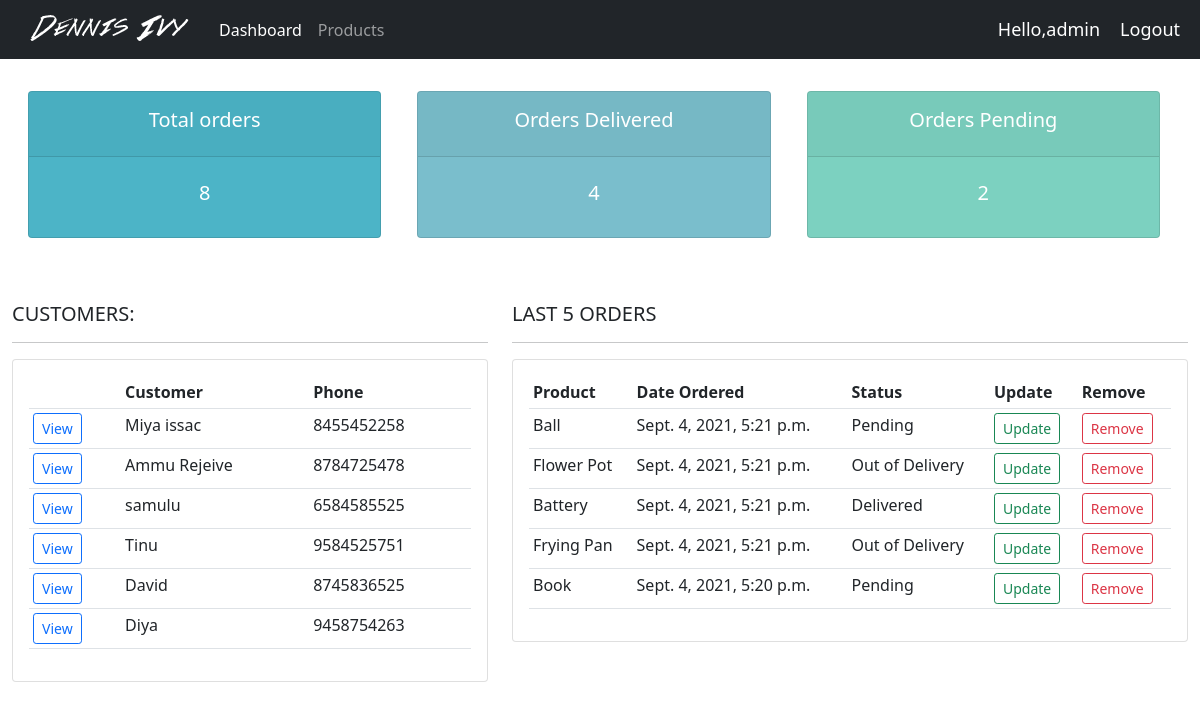
Screenshot of /accounts/home/ (signed in) with the database file from the repository.
### accounts/models.py (models this page shows, shortened)
class Customer(models.Model):
    user=models.OneToOneField(User,null=True,blank=True,on_delete=models.CASCADE)
    name=models.CharField(max_length=200,null=True)
    phone=models.CharField(max_length=200,null=True)
    profile_pic=models.ImageField(default="profile1.png",null=True, blank=True)
    email=models.EmailField(null=True)
    data_created=models.DateTimeField(auto_now_add=True,null=True,blank=True)

class Order(models.Model):
    STATUS=(
        ('Pending','Pending'),
        ('Out of Delivery','Out of delivery'),
        ('Delivered','Delivered'),
    )
    customer=models.ForeignKey(Customer,on_delete=models.SET_NULL,null=True)
    product=models.ForeignKey(Product,on_delete=models.SET_NULL,null=True)
    data_created=models.DateTimeField(auto_now_add=True,null=True,blank=True)
    status=models.CharField(max_length=200,null=True,choices=STATUS)
    note=models.CharField(max_length=100,null=True)

class Product(models.Model):
    CATEGORY=(
        ('Indoor','Indoor'),
        ('Out door','Out door'),
    )
    name=models.CharField(max_length=200,null=True)
    price=models.FloatField(null=True)
    category=models.CharField(max_length=200,null=True,choices=CATEGORY)
    description=models.CharField(max_length=200,null=True,blank=True)
    data_created=models.DateTimeField(auto_now_add=True,null=True,blank=True)
    def __str__(self):
        return self.name

### accounts/decorators.py (the view)
    def wrapper_func(request, *args, **kwargs):
        group=None
        if request.user.groups.exists():
            group=request.user.groups.all()[0].name
        if group =='customer':
            return redirect('userpage')
        if group == 'admin':
            return view_func(request,*args,**kwargs)

### accounts/views.py (called while the page is built)
@login_required(login_url='login')
@admin_only
def home(request):
    customer=Customer.objects.all()
    orders=Order.objects.all().order_by('-data_created')[0:5]
    totalorder=Order.objects.all().count()
    deliveredorder=Order.objects.filter(status='Delivered').count()
    pendingorder=Order.objects.filter(status='Pending').count()
    return render(request,'accounts/dashboard.html',{
        'customer':customer,
        'orders':orders,
        'totalorder':totalorder,
        'deliveredorder':deliveredorder,
        'pendingorder':pendingorder,
        })

### accounts/templates/accounts/dashboard.html
{% extends 'accounts/basic.html' %}
{% block content %}
{% load static %}
{% include 'accounts/status.html' %}
<div class="container-fluid">
    <div class="row mt-5">
        <div class="col-md-5">
            <h5>CUSTOMERS:</h5>
            <hr>
            <div class="card card-body">
                <table class="table table-sm">
                    <tr>
                        <th></th>
                        <th>Customer</th>
                        <th>Phone</th>
                    </tr>
                    {% for data in customer %}
                    <tr>
                        <td><a href="{% url 'customerdetails' data.pk %}" class="btn btn-sm btn-outline-primary">View</a></td>
                        <td>{{data.name}}</td>
                        <td>{{data.phone}}</td>
                    </tr>
                    {% endfor %}
                </table>
            </div>
        </div>
        <div class="col-md-7">
            <h5>LAST 5 ORDERS</h5>
            <hr>
            <div class="card card-body">
                <table class="table table-sm">
                    <tr>
                        <th>Product</th>
                        <th>Date Ordered</th>
                        <th>Status</th>
                        <th>Update</th>
                        <th>Remove</th>
                    </tr>
                    {% for data in orders %}
                    <tr>
                        <td>{{data.product}}</td>
                        <td>{{data.data_created}}</td>
                        <td>{{data.status}}</td>
                        <td><a href="{% url 'Orderupdate' data.id %}" class="btn btn-sm btn-outline-success">Update</a></td>
                        <td><a href="{% url 'Deleteorder' data.id %}" class="btn btn-sm btn-outline-danger">Remove</a></td>
                    </tr>
                    {% endfor %}
                </table>
            </div>
        </div>
    </div>
</div>
{% endblock %}

### accounts/templates/accounts/basic.html (shortened to what this page needs)
{% load static %}
<!DOCTYPE html>
<html lang="en">
<head>
	<link rel="stylesheet" type="text/css" href="{% static '/css/style.css' %}">
	<link href="https://cdn.jsdelivr.net/npm/bootstrap@5.1.0/dist/css/bootstrap.min.css" rel="stylesheet">
</head>
<body>
	<nav class="navbar navbar-expand-lg navbar-dark bg-dark">
		<div class="container-fluid">
		  <img src="{% static '/images/logo.png' %}" >
		  <div class="collapse navbar-collapse" id="navbarNav">
			<ul class="navbar-nav">
				{% if request.user.is_staff %}
			  <li class="nav-item">
				<a class="nav-link active" aria-current="page" href="{% url 'home' %}">Dashboard</a>
			  </li>
			  <li class="nav-item">
				<a class="nav-link" href="{% url 'products' %}">Products</a>
			  </li>
			   	{% else %}
			  <li class="nav-item">
				<a class="nav-link" href="{% url 'account_settings' %}">Settings</a>
			  </li>
			  {% endif %}
			</ul>
		  </div>
		</div>
		<span class="hello-msg">Hello,{{request.user}}</span>
		<span><a class="hello-msg"  href="{% url 'logout'%}">Logout</a></span>
	  </nav>
		  {% block content %}
		  {% endblock %}
</body>
</html>

### accounts/templates/accounts/status.html
{% block content %}
<div class="container-fluid">
    <div class="row p-3 text-center text-white mt-3">
        <div class="col-md-4 pe-4">
            <div class="card" id="totalorder">
                  <div class="card-header p-3">
                      <h5>Total orders</h5>
                  </div>
                  <div class="number p-4">
                      <h5>{{totalorder}}</h5>
                  </div>
            </div>
        </div>
        <div class="col-md-4  pe-4">
            <div class="card" id="orderdeliver">
                  <div class="card-header p-3">
                      <h5>Orders Delivered</h5>
                  </div>
                  <div class="number p-4">
                      <h5>{{deliveredorder}}</h5>
                  </div>
            </div>
        </div>
        <div class="col-md-4  pe-4">
            <div class="card" id="orderpending">
                  <div class="card-header p-3">
                      <h5>Orders Pending</h5>
                  </div>
                  <div class="number p-4">
                      <h5>{{pendingorder}}</h5>
                  </div>
            </div>
        </div>
    </div>
</div>
{% endblock %}

### static/css/style.css (style rules this page uses)
body { background-color: #ebeff5; }
#totalorder { background-color:#4cb4c7; }
#orderdeliver { background-color:#7abecc; }
#orderpending { background-color:#7CD1C0; }

### accounts/templates/accounts/basic.html (style rules this page uses)
.hello-msg { font-size:18px; color:white; margin-right:20px; text-decoration:none; }

### rows the page displays
Customer: name "Miya issac", phone "8455452258"
Customer: name "Ammu Rejeive", phone "8784725478"
Customer: name "samulu", phone "6584585525"
Customer: name "Tinu", phone "9584525751"
Customer: name "David", phone "8745836525"
Customer: name "Diya", phone "9458754263"
Order: product "Ball", data_created "Sept. 4, 2021, 5:21 p.m.", status "Pending"
Order: product "Flower Pot", data_created "Sept. 4, 2021, 5:21 p.m.", status "Out of Delivery"
Order: product "Battery", data_created "Sept. 4, 2021, 5:21 p.m.", status "Delivered"
Order: product "Frying Pan", data_created "Sept. 4, 2021, 5:21 p.m.", status "Out of Delivery"
Order: product "Book", data_created "Sept. 4, 2021, 5:20 p.m.", status "Pending"

### other values shown
{{ request.user }} "admin"
{{ totalorder }} "8"
{{ deliveredorder }} "4"
{{ pendingorder }} "2"
